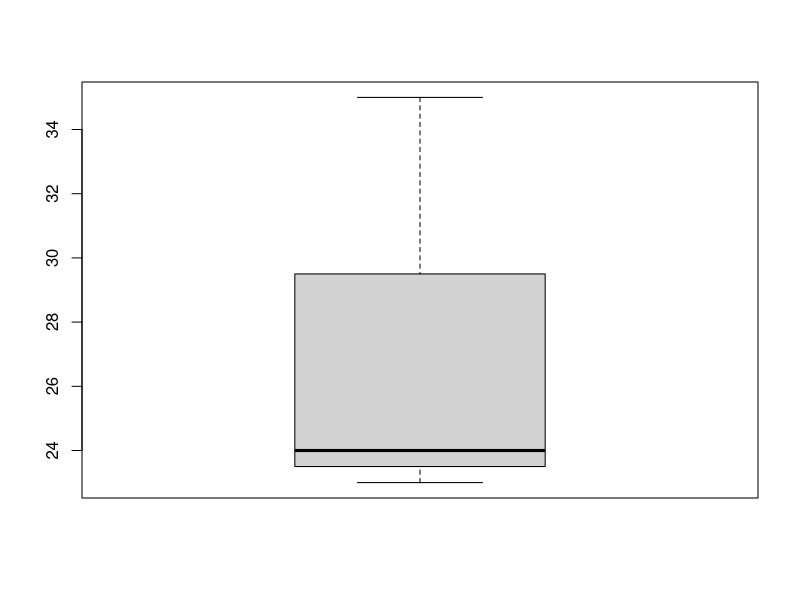

R code for this plot:
names <- c("Ram","Shyam","Kumar")
age <- c(23,24,35)
marks <- c(88,78,25)

df <- data.frame(names,age,marks)

boxplot(df $age)